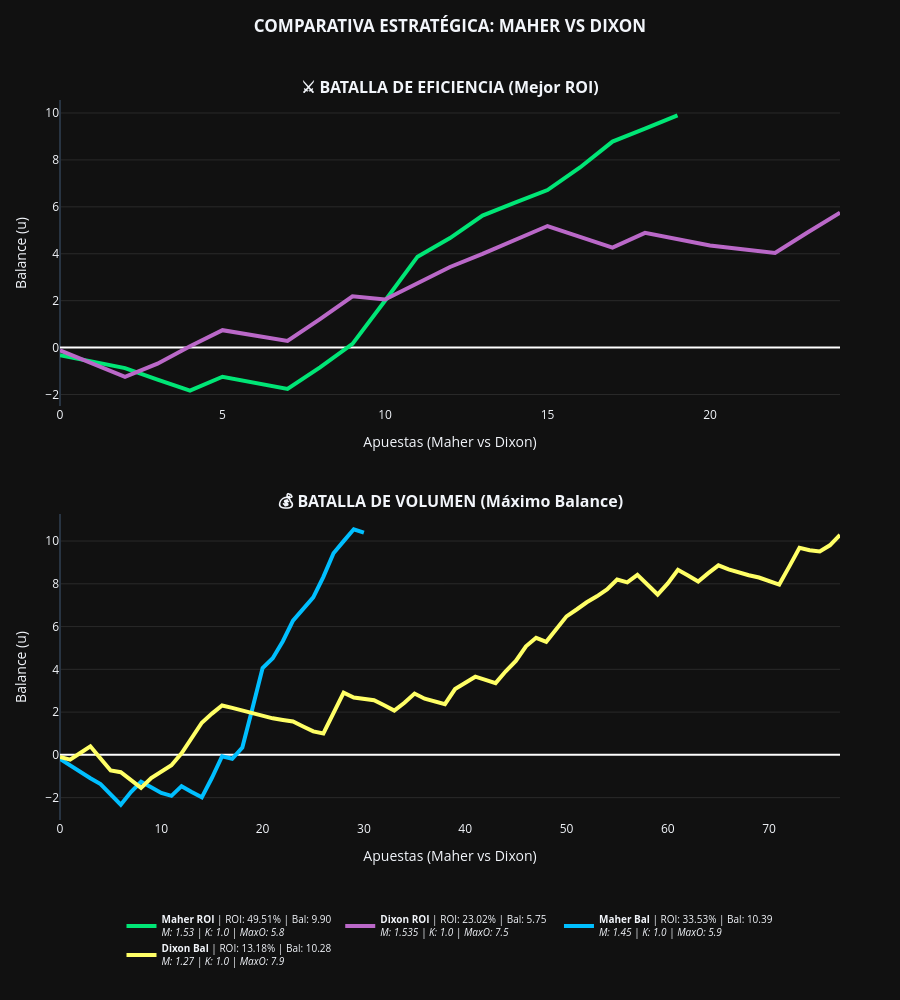

The code cell stored with this chart in its notebook:
### Code cell
# --- VISUALIZACIÓN COMPARATIVA: MAHER VS DIXON (SUBPLOTS ROI Y BALANCE) ---

# Verificación de seguridad de datos (Comprobamos las variables de ambos modelos)
if ('best_history_maher' in locals() and not df_grid_maher_sorted.empty and
    'best_history_dixon_df' in locals() and not df_grid_dixon_sorted.empty):

    # =========================================================================
    # PREPARACIÓN DE DATOS MAHER
    # =========================================================================
    df_maher_roi = pd.DataFrame(best_history_maher).sort_values('Date').reset_index(drop=True)
    df_maher_roi['Balance_Cum'] = df_maher_roi['Ganancia'].cumsum()
    m_roi_row = df_grid_maher_sorted.iloc[0]

    m_bal_row = df_grid_maher_sorted.sort_values(by='Balance', ascending=False).iloc[0]
    if (m_bal_row['Margen'] != m_roi_row['Margen']) or (m_bal_row['Kelly'] != m_roi_row['Kelly']) or (m_bal_row['Max_Odd'] != m_roi_row['Max_Odd']):
        bm_m, bm_k, bm_mo = m_bal_row['Margen'], m_bal_row['Kelly'], m_bal_row['Max_Odd']
        mask_m_bal = valid_mask_base & (odds_flat <= bm_mo) & (probs_flat * odds_flat > bm_m)
        df_maher_bal = pd.DataFrame({'Date': fechas_flat[mask_m_bal], 'Ganancia': profit_base[mask_m_bal] * bm_k * unit}).sort_values('Date').reset_index(drop=True)
    else:
        df_maher_bal = df_maher_roi.copy()
    df_maher_bal['Balance_Cum'] = df_maher_bal['Ganancia'].cumsum()

    # =========================================================================
    # PREPARACIÓN DE DATOS DIXON
    # =========================================================================
    df_dixon_roi = pd.DataFrame(best_history_dixon_df).sort_values('Date').reset_index(drop=True)
    df_dixon_roi['Balance_Cum'] = df_dixon_roi['Ganancia'].cumsum()
    d_roi_row = df_grid_dixon_sorted.iloc[0]

    d_bal_row = df_grid_dixon_sorted.sort_values(by='Balance', ascending=False).iloc[0]
    if (d_bal_row['Margen'] != d_roi_row['Margen']) or (d_bal_row['Kelly'] != d_roi_row['Kelly']) or (d_bal_row['Max_Odd'] != d_roi_row['Max_Odd']):
        bd_m, bd_k, bd_mo = d_bal_row['Margen'], d_bal_row['Kelly'], d_bal_row['Max_Odd']
        mask_d_bal = valid_mask_dixon & (odds_flat_dixon <= bd_mo) & (probs_flat_dixon * odds_flat_dixon > bd_m)
        df_dixon_bal = pd.DataFrame({'Date': fechas_flat_dixon[mask_d_bal], 'Ganancia': profit_base_dixon[mask_d_bal] * bd_k * unit}).sort_values('Date').reset_index(drop=True)
    else:
        df_dixon_bal = df_dixon_roi.copy()
    df_dixon_bal['Balance_Cum'] = df_dixon_bal['Ganancia'].cumsum()

    # =========================================================================
    # CREACIÓN DEL GRÁFICO (EJES X INDEPENDIENTES)
    # =========================================================================
    fig = make_subplots(
        rows=2, cols=1,
        shared_xaxes=False,
        vertical_spacing=0.15,
        subplot_titles=("<b>⚔️ BATALLA DE EFICIENCIA (Mejor ROI)</b>",
                        "<b>💰 BATALLA DE VOLUMEN (Máximo Balance)</b>")
    )

    def get_label(name, row):
        return (f"<b>{name}</b> | ROI: {row['ROI(%)']:.2f}% | Bal: {row['Balance']:.2f}<br>"
                f"<i>M: {row['Margen']} | K: {row['Kelly']} | MaxO: {row['Max_Odd']}</i>")

    # SUBPLOT 1: ROI
    fig.add_trace(go.Scatter(x=df_maher_roi.index, y=df_maher_roi['Balance_Cum'], name=get_label("Maher ROI", m_roi_row),
                             line=dict(color='#00E676', width=4), mode='lines'), row=1, col=1)
    fig.add_trace(go.Scatter(x=df_dixon_roi.index, y=df_dixon_roi['Balance_Cum'], name=get_label("Dixon ROI", d_roi_row),
                             line=dict(color='#BA68C8', width=4), mode='lines'), row=1, col=1)

    # SUBPLOT 2: BALANCE
    fig.add_trace(go.Scatter(x=df_maher_bal.index, y=df_maher_bal['Balance_Cum'], name=get_label("Maher Bal", m_bal_row),
                             line=dict(color='#00BFFF', width=4), mode='lines'), row=2, col=1)
    fig.add_trace(go.Scatter(x=df_dixon_bal.index, y=df_dixon_bal['Balance_Cum'], name=get_label("Dixon Bal", d_bal_row),
                             line=dict(color='#FFFF66', width=4), mode='lines'), row=2, col=1)

    # --- DISEÑO ---
    fig.update_layout(
        template='plotly_dark', height=1000,
        title={'text': '<b>COMPARATIVA ESTRATÉGICA: MAHER VS DIXON</b>', 'y': 0.98, 'x': 0.5, 'xanchor': 'center'},
        hovermode='x unified',
        legend=dict(orientation="h", yanchor="top", y=-0.12, xanchor="center", x=0.5, font=dict(size=10)),
        margin=dict(t=100, b=180, l=60, r=60)
    )

    # Configuración de ejes independientes
    fig.update_yaxes(title_text="Balance (u)", showgrid=True, gridcolor='rgba(255,255,255,0.1)', zeroline=True, zerolinecolor='white')
    fig.update_xaxes(title_text="Apuestas (Maher vs Dixon)", showgrid=False, row=1, col=1)
    fig.update_xaxes(title_text="Apuestas (Maher vs Dixon)", showgrid=False, row=2, col=1)

    fig.show()
else:
    print("⚠️ Datos insuficientes. Ejecuta las celdas de Maher y Dixon primero.")

### Figure 1 — Plotly figure (JSON) as saved in the notebook; plotly's stock layout.template omitted (floating-point values rounded to 4 significant figures)
{"data": [{"line": {"color": "#00E676", "width": 4}, "mode": "lines", "name": "<b>Maher ROI</b> | ROI: 49.51% | Bal: 9.90<br><i>M: 1.53 | K: 1.0 | MaxO: 5.8</i>", "type": "scatter", "x": [0, 1, 2, 3, 4, 5, 6, 7, 8, 9, 10, 11, 12, 13, 14, 15, 16, 17, 18, 19], "xaxis": "x", "y": [-0.3253, -0.5988, -0.8745, -1.362, -1.837, -1.243, -1.506, -1.761, -0.845, 0.1599, 1.995, 3.876, 4.667, 5.627, 6.178, 6.715, 7.677, 8.781, 9.333, 9.902], "yaxis": "y"}, {"line": {"color": "#BA68C8", "width": 4}, "mode": "lines", "name": "<b>Dixon ROI</b> | ROI: 23.02% | Bal: 5.75<br><i>M: 1.535 | K: 1.0 | MaxO: 7.5</i>", "type": "scatter", "x": [0, 1, 2, 3, 4, 5, 6, 7, 8, 9, 10, 11, 12, 13, 14, 15, 16, 17, 18, 19, 20, 21, 22, 23, 24], "xaxis": "x", "y": [-0.1191, -0.6793, -1.247, -0.687, 0.06035, 0.7434, 0.5086, 0.2817, 1.216, 2.187, 2.05, 2.757, 3.437, 3.992, 4.604, 5.183, 4.722, 4.261, 4.893, 4.612, 4.351, 4.193, 4.037, 4.905, 5.755], "yaxis": "y"}, {"line": {"color": "#00BFFF", "width": 4}, "mode": "lines", "name": "<b>Maher Bal</b> | ROI: 33.53% | Bal: 10.39<br><i>M: 1.45 | K: 1.0 | MaxO: 5.9</i>", "type": "scatter", "x": [0, 1, 2, 3, 4, 5, 6, 7, 8, 9, 10, 11, 12, 13, 14, 15, 16, 17, 18, 19, 20, 21, 22, 23, 24, 25, 26, 27, 28, 29, 30], "xaxis": "x2", "y": [-0.1881, -0.4939, -0.8192, -1.093, -1.368, -1.856, -2.331, -1.737, -1.261, -1.517, -1.78, -1.918, -1.463, -1.732, -1.987, -1.071, -0.06575, -0.1834, 0.345, 2.18, 4.061, 4.523, 5.315, 6.274, 6.811, 7.363, 8.324, 9.428, 9.996, 10.55, 10.39], "yaxis": "y2"}, {"line": {"color": "#FFFF66", "width": 4}, "mode": "lines", "name": "<b>Dixon Bal</b> | ROI: 13.18% | Bal: 10.28<br><i>M: 1.27 | K: 1.0 | MaxO: 7.9</i>", "type": "scatter", "x": [0, 1, 2, 3, 4, 5, 6, 7, 8, 9, 10, 11, 12, 13, 14, 15, 16, 17, 18, 19, 20, 21, 22, 23, 24, 25, 26, 27, 28, 29, 30, 31, 32, 33, 34, 35, 36, 37, 38, 39, 40, 41, 42, 43, 44, 45, 46, 47, 48, 49, 50, 51, 52, 53, 54, 55, 56, 57, 58, 59, 60, 61, 62, 63, 64, 65, 66, 67, 68, 69, 70, 71, 72, 73, 74, 75, 76, 77], "xaxis": "x2", "y": [-0.1013, -0.2204, 0.0892, 0.3987, -0.1695, -0.7297, -0.812, -1.173, -1.542, -1.084, -0.7884, -0.4867, 0.07378, 0.8211, 1.504, 1.93, 2.31, 2.195, 2.066, 1.941, 1.828, 1.707, 1.633, 1.559, 1.324, 1.098, 1.002, 1.973, 2.907, 2.684, 2.62, 2.556, 2.321, 2.072, 2.438, 2.868, 2.625, 2.506, 2.37, 3.077, 3.377, 3.656, 3.507, 3.354, 3.909, 4.397, 5.077, 5.475, 5.286, 5.899, 6.477, 6.799, 7.137, 7.413, 7.74, 8.201, 8.069, 8.42, 7.96, 7.499, 8.021, 8.652, 8.39, 8.11, 8.5, 8.863, 8.672, 8.517, 8.4, 8.294, 8.124, 7.966, 8.816, 9.684, 9.569, 9.514, 9.8, 10.28], "yaxis": "y2"}], "layout": {"annotations": [{"font": {"size": 16}, "showarrow": false, "text": "<b>⚔️ BATALLA DE EFICIENCIA (Mejor ROI)</b>", "x": 0.5, "xanchor": "center", "xref": "paper", "y": 1, "yanchor": "bottom", "yref": "paper"}, {"font": {"size": 16}, "showarrow": false, "text": "<b>💰 BATALLA DE VOLUMEN (Máximo Balance)</b>", "x": 0.5, "xanchor": "center", "xref": "paper", "y": 0.425, "yanchor": "bottom", "yref": "paper"}], "height": 1000, "hovermode": "x unified", "legend": {"font": {"size": 10}, "orientation": "h", "x": 0.5, "xanchor": "center", "y": -0.12, "yanchor": "top"}, "margin": {"b": 180, "l": 60, "r": 60, "t": 100}, "title": {"text": "<b>COMPARATIVA ESTRATÉGICA: MAHER VS DIXON</b>", "x": 0.5, "xanchor": "center", "y": 0.98}, "xaxis": {"anchor": "y", "domain": [0, 1], "showgrid": false, "title": {"text": "Apuestas (Maher vs Dixon)"}}, "xaxis2": {"anchor": "y2", "domain": [0, 1], "showgrid": false, "title": {"text": "Apuestas (Maher vs Dixon)"}}, "yaxis": {"anchor": "x", "domain": [0.575, 1], "gridcolor": "rgba(255,255,255,0.1)", "showgrid": true, "title": {"text": "Balance (u)"}, "zeroline": true, "zerolinecolor": "white"}, "yaxis2": {"anchor": "x2", "domain": [0, 0.425], "gridcolor": "rgba(255,255,255,0.1)", "showgrid": true, "title": {"text": "Balance (u)"}, "zeroline": true, "zerolinecolor": "white"}}}
